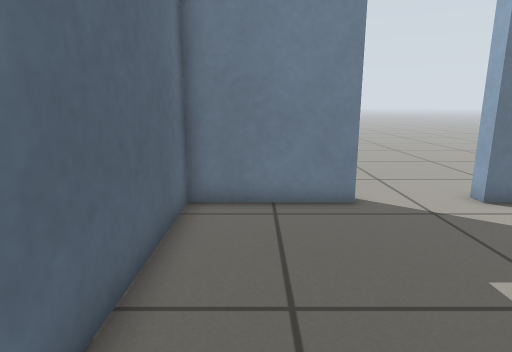
View 1 (above)

13 first-person views from a walk through a world built for the Gazebo simulator. The camera is 0.67 m above the floor, tilts 12° down and sees 75° across. The floor is counted in squares, 0.25 m on a side. Each view is taken from the middle of a square. On the plan, view 1 faces up. The plan holds only what a view shows up to about 20 squares ahead; the rest is blank.

View 2
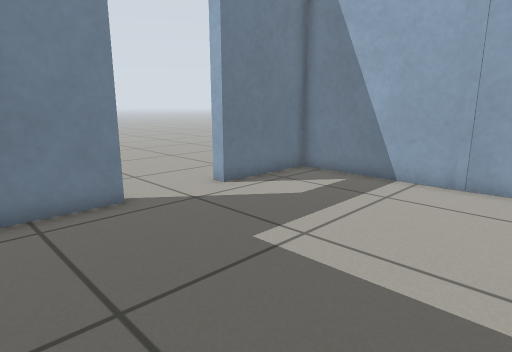

View 3
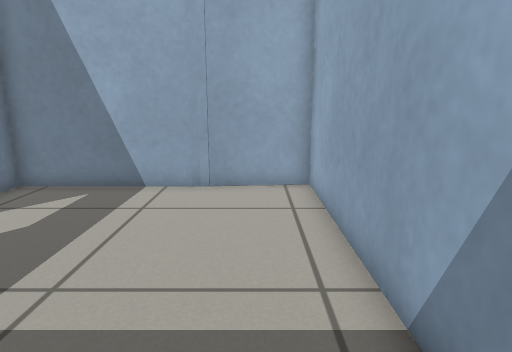

View 4
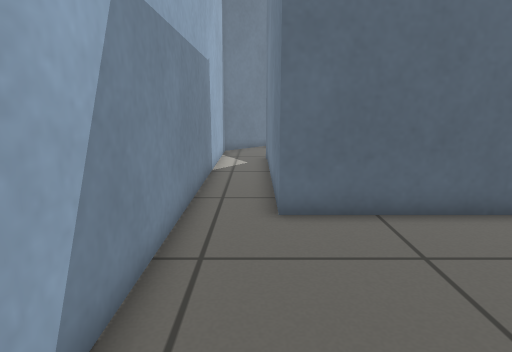

View 5
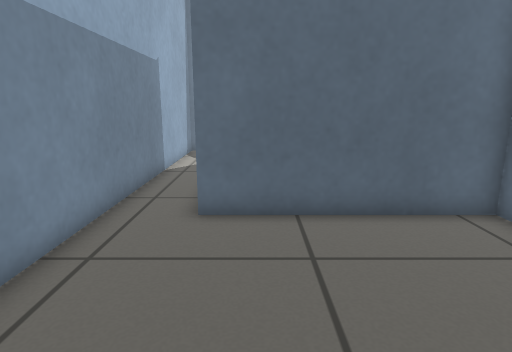

View 6
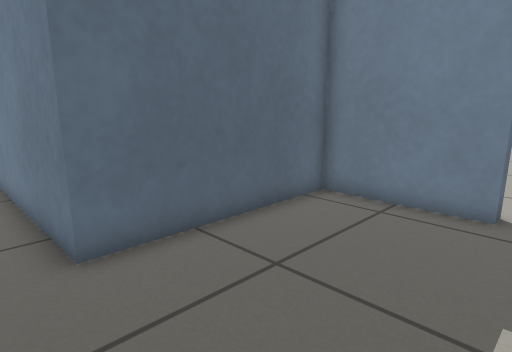

View 7
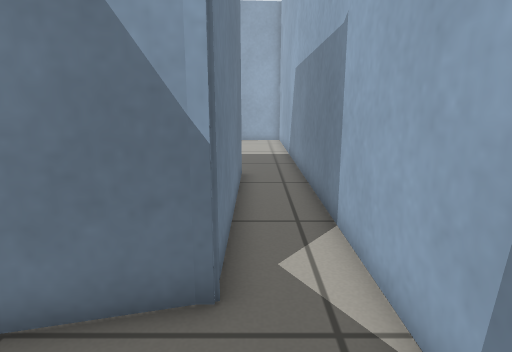

View 8
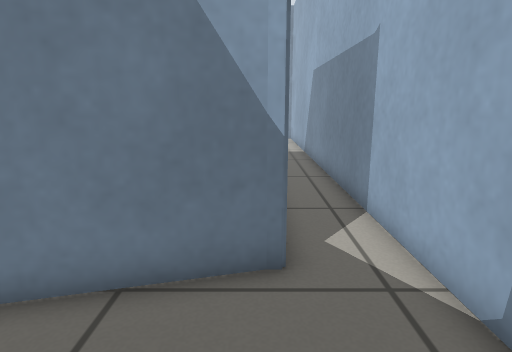

View 9
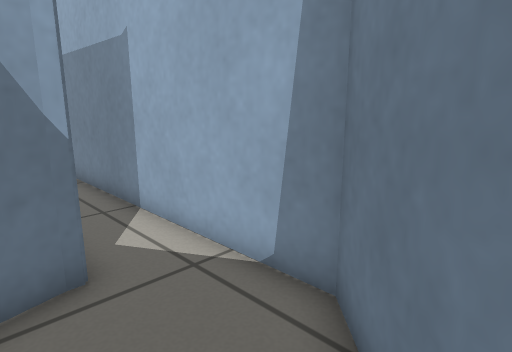

View 10
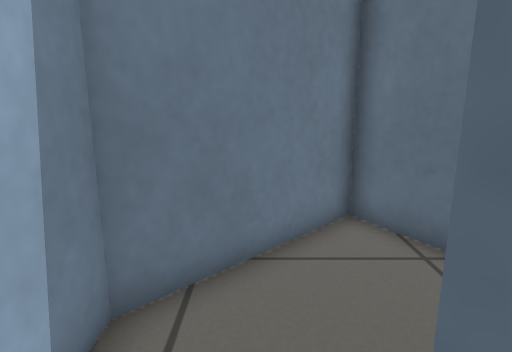

View 11
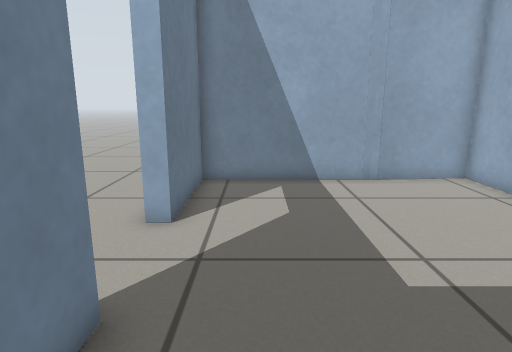

View 12
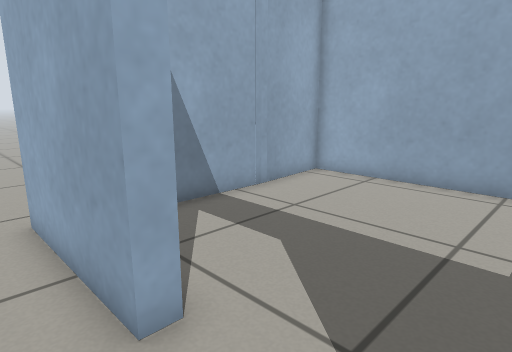

View 13
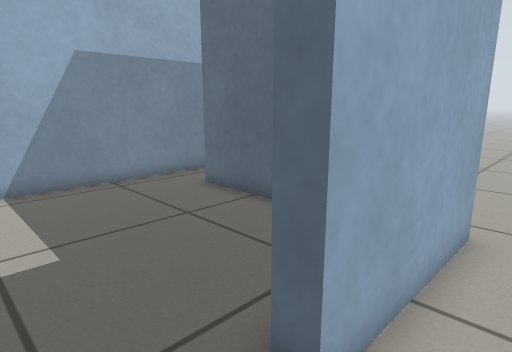

### Floor plan
Points are (right, up) in squares from view 1. A wall is a line through its corners. A room is listed if a view was taken in it or the views show most of it. See-through windows are left out.
Room 1 (views 1, 2, 3, 4, 5, 6, 10, 11)
walls: (2.8, 9) (-1.9, 9) (-1.9, 1.6) (-10.8, 1.6); (10.9, -0.9) (10.9, 9) (6.4, 9); (-12.6, -0.8) (11.3, -0.8)
ways out: opening at (-12.5, 0.5) to room 2; open door at (4.5, 9) to room 3
Room 2 (views 7, 8, 9)
walls: (-15.7, 4.6) (-17.9, 3.3) (-13.8, -0.8) (-12.6, -0.8); (-10.8, 1.6) (-11.9, 5.5)
ways out: opening at (-12.5, 0.5) to room 1
Room 3 (views 12, 13)
walls: (-2.6, 9.6) (2.8, 9.6); (6.4, 9.6) (11.5, 9.6)
ways out: open door at (4.5, 9) to room 1

Where each view was taken, in squares from view 1:
view 1: 0 up, 0 right, facing up
view 2: 0 up, 1 left, facing up-right
view 3: 1 up, 0 right, facing right
view 4: 1 up, 6 right, facing left
view 5: 3 up, 6 right, facing left
view 6: 0 up, 4 right, facing up-left
view 7: 1 up, 15 left, facing right
view 8: 2 up, 16 left, facing right
view 9: 3 up, 16 left, facing down-right
view 10: 1 up, 10 left, facing left
view 11: 7 up, 1 left, facing right
view 12: 11 up, 3 right, facing down-right
view 13: 11 up, 5 right, facing down-left
